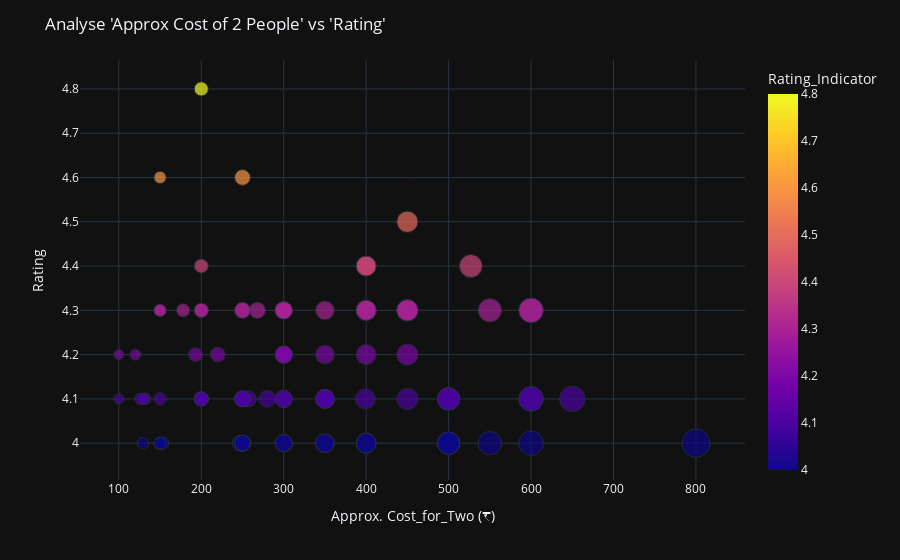

This figure's notebook cell:
### Code cell
fig = px.scatter(
    x=df_Highest_Rated_Restaurants["Cost_for_Two"],
    y=df_Highest_Rated_Restaurants["Rating"],
    color=df_Highest_Rated_Restaurants["Rating"],
    size=df_Highest_Rated_Restaurants["Cost_for_Two"],
    labels={
        "x": "Approx. Cost_for_Two (₹)",
        "y": "Rating",
        "color": "Rating_Indicator",
    },
)
fig.update_layout(
    template="plotly_dark",
    title="Analyse 'Approx Cost of 2 People' vs 'Rating'",
)
fig.show()

### Figure 1 — Plotly figure (JSON) as saved in the notebook; plotly's stock layout.template omitted (floating-point values rounded to 4 significant figures)
{"data": [{"hovertemplate": "Approx. Cost_for_Two (₹)=%{x}<br>Rating=%{y}<br>size=%{marker.size}<br>Rating_Indicator=%{marker.color}<extra></extra>", "legendgroup": "", "marker": {"color": [4.1, 4.1, 4.2, 4, 4.4, 4.1, 4.2, 4.1, 4.1, 4.1, 4.1, 4.2, 4.1, 4.1, 4.3, 4, 4.1, 4.4, 4.3, 4, 4.3, 4.4, 4.5, 4.6, 4.3, 4.1, 4.1, 4, 4.1, 4, 4.2, 4.2, 4, 4.1, 4, 4.1, 4, 4, 4, 4.3, 4, 4, 4.3, 4.3, 4.3, 4.8, 4.1, 4.2, 4.3, 4, 4.1, 4, 4.2, 4.3, 4.3, 4.4, 4.2, 4.3, 4, 4, 4.6, 4, 4.3, 4.3, 4, 4.1, 4, 4, 4.3, 4.1, 4.1, 4.2, 4.3, 4.1, 4.1, 4.1, 4.1, 4.1, 4.1, 4.1, 4.1, 4.3, 4.2, 4.3, 4.3, 4.3, 4.3, 4.1, 4, 4.3, 4.1], "coloraxis": "coloraxis", "size": [100, 200, 450, 250, 400, 500, 300, 500, 300, 250, 450, 300, 350, 600, 400, 500, 399, 200, 300, 247, 450, 527, 450, 250, 250, 132, 650, 300, 130, 150, 300, 220, 500, 350, 400, 350, 153, 350, 550, 300, 250, 250, 400, 150, 178, 200, 350, 350, 300, 129, 500, 150, 400, 550, 450, 400, 120, 600, 400, 500, 150, 350, 150, 268, 300, 257, 600, 800, 400, 250, 300, 193, 200, 600, 200, 150, 350, 126, 200, 250, 250, 600, 100, 200, 350, 450, 300, 200, 250, 250, 280], "sizemode": "area", "sizeref": 2, "symbol": "circle"}, "mode": "markers", "name": "", "orientation": "v", "showlegend": false, "type": "scatter", "x": [100, 200, 450, 250, 400, 500, 300, 500, 300, 250, 450, 300, 350, 600, 400, 500, 399, 200, 300, 247, 450, 527, 450, 250, 250, 132, 650, 300, 130, 150, 300, 220, 500, 350, 400, 350, 153, 350, 550, 300, 250, 250, 400, 150, 178, 200, 350, 350, 300, 129, 500, 150, 400, 550, 450, 400, 120, 600, 400, 500, 150, 350, 150, 268, 300, 257, 600, 800, 400, 250, 300, 193, 200, 600, 200, 150, 350, 126, 200, 250, 250, 600, 100, 200, 350, 450, 300, 200, 250, 250, 280], "xaxis": "x", "y": [4.1, 4.1, 4.2, 4, 4.4, 4.1, 4.2, 4.1, 4.1, 4.1, 4.1, 4.2, 4.1, 4.1, 4.3, 4, 4.1, 4.4, 4.3, 4, 4.3, 4.4, 4.5, 4.6, 4.3, 4.1, 4.1, 4, 4.1, 4, 4.2, 4.2, 4, 4.1, 4, 4.1, 4, 4, 4, 4.3, 4, 4, 4.3, 4.3, 4.3, 4.8, 4.1, 4.2, 4.3, 4, 4.1, 4, 4.2, 4.3, 4.3, 4.4, 4.2, 4.3, 4, 4, 4.6, 4, 4.3, 4.3, 4, 4.1, 4, 4, 4.3, 4.1, 4.1, 4.2, 4.3, 4.1, 4.1, 4.1, 4.1, 4.1, 4.1, 4.1, 4.1, 4.3, 4.2, 4.3, 4.3, 4.3, 4.3, 4.1, 4, 4.3, 4.1], "yaxis": "y"}], "layout": {"autosize": true, "coloraxis": {"colorbar": {"title": {"text": "Rating_Indicator"}}, "colorscale": [[0, "#0d0887"], [0.1111, "#46039f"], [0.2222, "#7201a8"], [0.3333, "#9c179e"], [0.4444, "#bd3786"], [0.5556, "#d8576b"], [0.6667, "#ed7953"], [0.7778, "#fb9f3a"], [0.8889, "#fdca26"], [1, "#f0f921"]]}, "legend": {"itemsizing": "constant", "tracegroupgap": 0}, "margin": {"t": 60}, "title": {"text": "Analyse 'Approx Cost of 2 People' vs 'Rating'"}, "xaxis": {"anchor": "y", "autorange": true, "domain": [0, 1], "range": [49.05, 869.1], "title": {"text": "Approx. Cost_for_Two (₹)"}, "type": "linear"}, "yaxis": {"anchor": "x", "autorange": true, "domain": [0, 1], "range": [3.877, 4.887], "title": {"text": "Rating"}, "type": "linear"}}}
